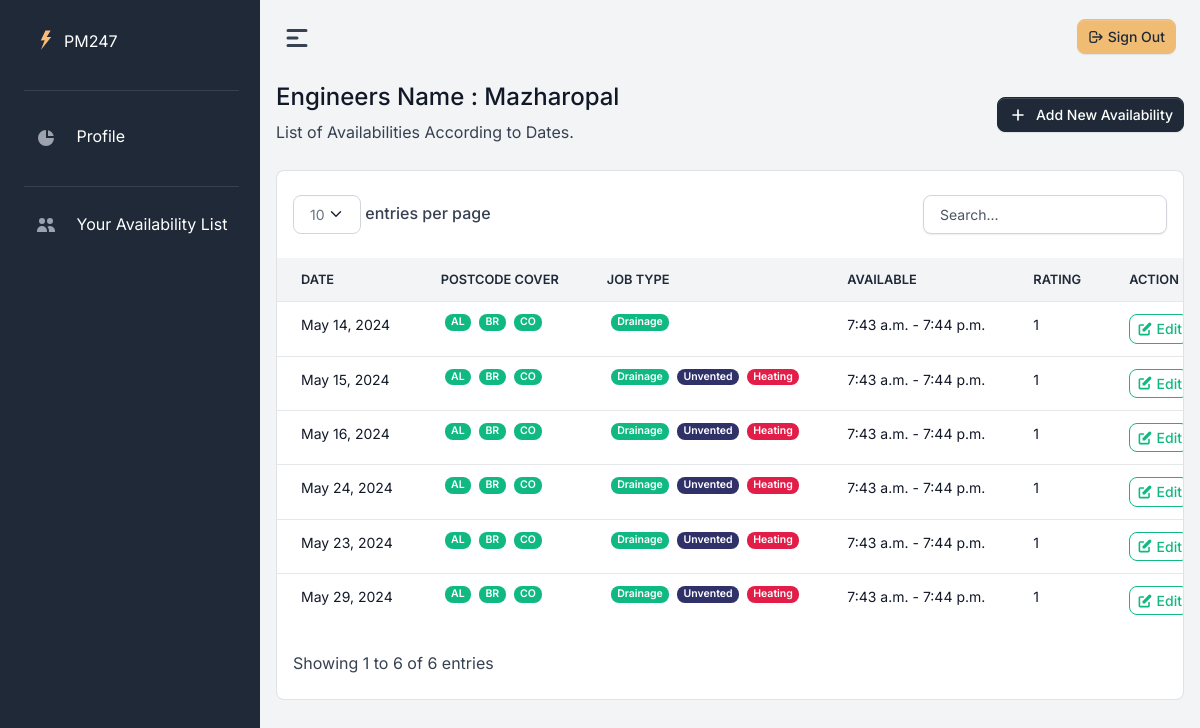
/engr_profile/ (signed in), run on the app's committed database.
### home/models.py (models this page shows, shortened)
class Engineer_Availability(models.Model):
    engineer = models.ForeignKey(User, on_delete=models.RESTRICT, null=True)
    jobs = models.ManyToManyField(Job_Type)
    cities = models.ManyToManyField(Post_Code)
    rating = models.PositiveIntegerField(default=0)
    date = models.DateField(null=True)
    start_time = models.TimeField(null=True)
    end_time = models.TimeField(null=True)
    class Meta:
        permissions = [
            ('view_engineers_today', 'Can view engineers available today'),
            ('view_index', 'Can view index'),
            ('view_engineer_list', 'Can view engineer list'),
        ]

class Post_Code(models.Model):
    name = models.CharField(max_length=50,unique=True)
    def __str__(self):
        return  self.name

class Job_Type(models.Model):
    name = models.CharField(max_length=50,unique=True)
    def __str__(self):
            return self.name

### home/profile.py (the view)
# urls.py: path('engr_profile/', engineer_profile, name='engrprofile'),
@login_required
@permission_required('home.add_engineer_availability')
def engineer_profile(request):
    availibility=Engineer_Availability.objects.filter(engineer_id=request.user.id)
    data={'availibility':availibility}
    return render(request,"engineer_profile.html",data)

### home/templates/engineer_profile.html (shortened to what this page needs)
     {% extends 'profile_base.html' %}
     {% load crispy_forms_tags %}
     {% load static %}
{% block content %}
        <div class="pb-4">
            <div class="py-4">
                <div class="d-flex justify-content-between w-100 flex-wrap">
                   <div class="mb-3 mb-lg-0">
                      <h1 class="h4">Engineers Name : {{request.user|title}}</h1>
                      <p class="mb-0">List of Availabilities According to Dates.</p>
                   </div>
                   <div>
                    <a href="/add_availability/" class="btn btn-sm btn-gray-800 d-inline-flex align-items-center mt-3">
                       <svg class="icon icon-xs me-2" fill="none" stroke="currentColor" viewBox="0 0 24 24" xmlns="http://www.w3.org/2000/svg">
                          <path stroke-linecap="round" stroke-linejoin="round" stroke-width="2" d="M12 6v6m0 0v6m0-6h6m-6 0H6"></path>
                       </svg>
                       Add New Availability
                    </a>
                 </div>
                </div>
             </div>
             <div class="card">
                <div class="table-responsive py-4">
                    {% if availibility %}
                   <table class="table table-flush" id="datatable">
                      <thead class="thead-light">
                        <tr>
                            <th class="border-bottom fw-bolder" scope="col">Date</th>
                            <th class="border-bottom fw-bolder" scope="col">Postcode Cover</th>
                            <th class="border-bottom fw-bolder" scope="col">Job Type</th>
                            <th class="border-bottom fw-bolder" scope="col">Available</th>
                            <th class="border-bottom fw-bolder" scope="col">Rating</th>
                            {% if perms.auth.change_user %}
                             <th class="border-bottom fw-bolder" scope="col">Action</th>
                            {% elif perms.auth.delete_user %}
                            <th class="border-bottom fw-bolder" scope="col">Action</th>
                            {% elif perms.home.change_engineer_availability %}
                            <th class="border-bottom fw-bolder" scope="col">Action</th>
                            {% else %}
                            <th class="border-bottom fw-bolder" scope="col">No Pernissions</th>
                            {% endif %}
                        </tr>
                      </thead>
                      <tbody>
                        {% for engr  in availibility %}
                        <tr>
                            <td class=" text-gray-900">{{engr.date}}</td>
                            <td class=" text-gray-900">
                                {% for city in engr.cities.all %}
                            <span class="badge super-badge bg-success ms-1">{{ city }}</span>
                        {% endfor %}
                            </td>
                            <td class=" text-gray-900">
                        {% for job in engr.jobs.all %}
                                <span class="badge super-badge ms-1 {% if job.name == 'Plumbing' %} bg-info {% elif job.name == 'Drainage'  %} bg-success{% elif job.name == 'Electricity'  %} bg-warning {% elif job.name == 'Heating'  %} bg-danger {% elif job.name == 'Gas'  %} bg-secondary {% elif job.name == 'Unvented'  %}bg-tertiary   {% else %} bg-danger  {%endif%}  ">{{ job }}</span>
                        {% endfor %}
                            </td>
                            <td class=" text-gray-900">{{ engr.start_time }} - {{ engr.end_time }}</td>
                            <td class=" text-gray-900">{{engr.rating}}</td>
                            <td>
                                <a href="{% url 'editavailability' id=engr.id %}" class="btn btn-outline-success action-btn d-inline-flex align-items-center">
                                    Edit
                                </a>
                            </td>
                        </tr>
                        {% endfor %}
                      </tbody>
                   </table>
                   {% else %}
                   <h4 class="text-center alert alert-warning">No Record Found</h4>
                   {% endif %}
                </div>
             </div>
  </div>
     {% endblock content %}

### home/templates/profile_base.html (shortened to what this page needs)
<!DOCTYPE html>
{% load static %}
<html lang="en">
    <head>
        <link type="text/css" href="{% static 'vendor/sweetalert2/dist/sweetalert2.min.css' %}" rel="stylesheet" />
        <link type="text/css" href="{% static 'vendor/notyf/notyf.min.css' %}" rel="stylesheet" />
        <link type="text/css" href="{% static 'vendor/fullcalendar/main.min.css' %}" rel="stylesheet" />
        <link type="text/css" href="{% static 'vendor/apexcharts/dist/apexcharts.css' %}" rel="stylesheet" />
        <link type="text/css" href="{% static 'vendor/dropzone/dist/min/dropzone.min.css' %}" rel="stylesheet" />
        <link type="text/css" href="{% static 'vendor/choices.js/public/assets/styles/choices.min.css' %}" rel="stylesheet" />
        <link type="text/css" href="{% static 'vendor/leaflet/dist/leaflet.css' %}" rel="stylesheet" />
        <link type="text/css" href="{% static 'css/volt.css' %}" rel="stylesheet" />
        <link rel="stylesheet" href="https://cdnjs.cloudflare.com/ajax/libs/bootstrap-select/1.14.0-beta2/css/bootstrap-select.min.css">
    </head>
    <body>
        <nav id="sidebarMenu" class="sidebar d-lg-block bg-gray-800 text-white collapse" data-simplebar>
     <div class="sidebar-inner px-4 pt-3">
        <ul class="nav flex-column pt-3 pt-md-0">
            <li class="nav-item">
                <a href="/" class="nav-link d-flex align-items-center">
                    <span class="sidebar-icon"><img src="{% static 'assets/img/brand/light.svg' %}" height="20" width="20" alt="Volt Logo" /> </span><span class="mt-1 sidebar-text">PM247 </span>
                </a>
            </li>
            <li role="separator" class="dropdown-divider mt-4 mb-4 border-gray-700"></li>
            <li class="nav-item {% if request.path == '/' %} active {%endif%}">
                <a href="/engr_profile/" class="nav-link d-flex align-items-center justify-content-between">
                    <span>
                        <span class="sidebar-icon">
                            <svg class="icon icon-xs me-2" fill="currentColor" viewBox="0 0 20 20" xmlns="http://www.w3.org/2000/svg">
                                <path d="M2 10a8 8 0 018-8v8h8a8 8 0 11-16 0z"></path>
                                <path d="M12 2.252A8.014 8.014 0 0117.748 8H12V2.252z"></path>
                            </svg>
                        </span>
                        <span class="sidebar-text">Profile</span>
                    </span>
                </a>
            </li>
            <li role="separator" class="dropdown-divider mt-4 mb-3 border-gray-700"></li>
            <li class="nav-item {% if request.path == '/list_engineers/' %} active {%endif%}">
                <a href="/engr_profile/" class="nav-link">
                    <span class="sidebar-icon">
                        <svg class="icon icon-xs me-2" fill="currentColor" viewBox="0 0 20 20" xmlns="http://www.w3.org/2000/svg">
                            <path d="M9 6a3 3 0 11-6 0 3 3 0 016 0zM17 6a3 3 0 11-6 0 3 3 0 016 0zM12.93 17c.046-.327.07-.66.07-1a6.97 6.97 0 00-1.5-4.33A5 5 0 0119 16v1h-6.07zM6 11a5 5 0 015 5v1H1v-1a5 5 0 015-5z"></path>
                        </svg>
                    </span>
                    <span class="sidebar-text">Your Availability List</span>
                </a>
            </li>
        </ul>
    </div>
        </nav>
        <main class="content">
            <nav class="navbar navbar-top navbar-expand navbar-dashboard navbar-dark ps-0 pe-2 pb-0">
                <div class="container-fluid px-0">
                    <div class="d-flex justify-content-between w-100" id="navbarSupportedContent">
                        <div class="d-flex align-items-center">
                            <button id="sidebar-toggle"
                                class="sidebar-toggle me-3 btn btn-icon-only d-none d-lg-inline-block align-items-center justify-content-center">
                                <svg class="toggle-icon" fill="currentColor" viewBox="0 0 20 20"
                                    xmlns="http://www.w3.org/2000/svg">
                                    <path fill-rule="evenodd"
                                        d="M3 5a1 1 0 011-1h12a1 1 0 110 2H4a1 1 0 01-1-1zM3 10a1 1 0 011-1h6a1 1 0 110 2H4a1 1 0 01-1-1zM3 15a1 1 0 011-1h12a1 1 0 110 2H4a1 1 0 01-1-1z"
                                        clip-rule="evenodd"></path>
                                </svg>
                            </button>
                        </div>
                        <ul class="navbar-nav align-items-center">
                            <li class="nav-item  ms-lg-3">
                                <a href="/logout/" class="btn btn-secondary btn-sm d-inline-flex align-items-center">
                                    <svg class="icon icon-xxs me-1" fill="none" stroke="currentColor" viewBox="0 0 24 24"
                                        xmlns="http://www.w3.org/2000/svg">
                                        <path stroke-linecap="round" stroke-linejoin="round" stroke-width="2"
                                            d="M17 16l4-4m0 0l-4-4m4 4H7m6 4v1a3 3 0 01-3 3H6a3 3 0 01-3-3V7a3 3 0 013-3h4a3 3 0 013 3v1">
                                        </path>
                                    </svg>
                                    Sign Out
                                </a>
                            </li>
                        </ul>
                    </div>
                </div>
            </nav>
            {% block content %}
            {% endblock content %}
        </main>
    </body>
</html>

### data on the page
Engineer_Availability: date "May 14, 2024", start_time "7:43 a.m.", end_time "7:44 p.m.", rating "1"
Post_Code: name "AL"
Post_Code: name "BR"
Post_Code: name "CO"
Job_Type: name "Drainage"
Engineer_Availability: date "May 15, 2024", start_time "7:43 a.m.", end_time "7:44 p.m.", rating "1"
Job_Type: name "Unvented"
Job_Type: name "Heating"
Engineer_Availability: date "May 16, 2024", start_time "7:43 a.m.", end_time "7:44 p.m.", rating "1"
Engineer_Availability: date "May 24, 2024", start_time "7:43 a.m.", end_time "7:44 p.m.", rating "1"
Engineer_Availability: date "May 23, 2024", start_time "7:43 a.m.", end_time "7:44 p.m.", rating "1"
Engineer_Availability: date "May 29, 2024", start_time "7:43 a.m.", end_time "7:44 p.m.", rating "1"

### other printed values
{{ request.user|title }} "Mazharopal"
